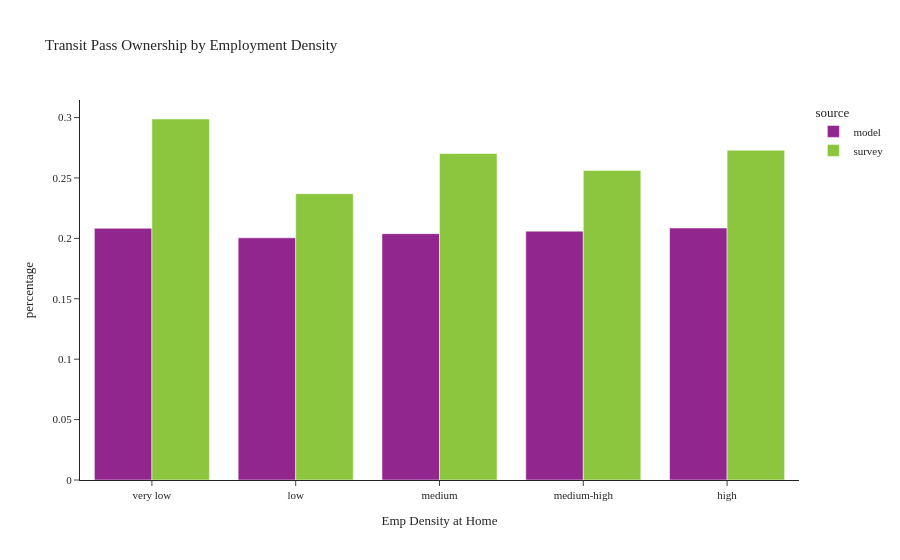

Notebook cell for this chart:
### Code cell
plot_transit_pass(person, 'emp_density_group', 'Employment Density', 'Emp Density at Home')

### Figure 1 — Plotly figure (JSON) as saved in the notebook; plotly's stock layout.template omitted (floating-point values rounded to 4 significant figures)
{"data": [{"alignmentgroup": "True", "customdata": [[190560], [120152], [301509], [277541], [229869]], "hovertemplate": "source=model<br>emp_density_group=%{x}<br>percentage=%{y}<br>sample count=%{customdata[0]}<extra></extra>", "legendgroup": "model", "marker": {"color": "#91268F", "pattern": {"shape": ""}}, "name": "model", "offsetgroup": "model", "orientation": "v", "showlegend": true, "textposition": "auto", "type": "bar", "x": ["very low", "low", "medium", "medium-high", "high"], "xaxis": "x", "y": [0.2083, 0.2004, 0.2039, 0.206, 0.2086], "yaxis": "y"}, {"alignmentgroup": "True", "customdata": [[440], [106], [351], [390], [388]], "hovertemplate": "source=survey<br>emp_density_group=%{x}<br>percentage=%{y}<br>sample count=%{customdata[0]}<extra></extra>", "legendgroup": "survey", "marker": {"color": "#8CC63E", "pattern": {"shape": ""}}, "name": "survey", "offsetgroup": "survey", "orientation": "v", "showlegend": true, "textposition": "auto", "type": "bar", "x": ["very low", "low", "medium", "medium-high", "high"], "xaxis": "x", "y": [0.2988, 0.237, 0.2702, 0.2563, 0.273], "yaxis": "y"}], "layout": {"barmode": "group", "legend": {"title": {"text": "source"}, "tracegroupgap": 0}, "title": {"text": "Transit Pass Ownership by Employment Density"}, "xaxis": {"anchor": "y", "domain": [0.0, 1.0], "title": {"text": "Emp Density at Home"}}, "yaxis": {"anchor": "x", "domain": [0.0, 1.0], "title": {"text": "percentage"}}}}
